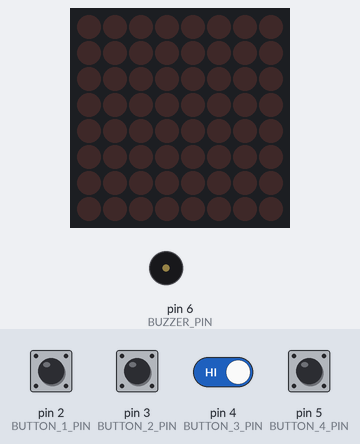
The sketch below on a simulated Arduino Uno, built with avr-gcc and run on an emulated ATmega328P. Parts: 8×8 LED matrix, buzzer (waves = sounding). Inputs (shaded band) come from the test bench; at power-on: pin 2 (BUTTON_1_PIN), pin 3 (BUTTON_2_PIN), pin 4 (BUTTON_3_PIN), pin 5 (BUTTON_4_PIN) HIGH. Random numbers use the default seed unless the sketch sets one.

Above: at 1.2 s.
1.3 s: pin 2 (BUTTON_1_PIN) pulled LOW for 0.15 s
At 2.5 s:
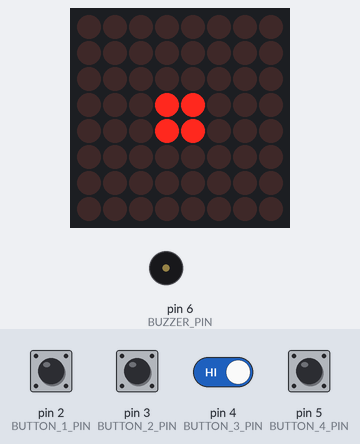
3.7 s: pin 5 (BUTTON_4_PIN) pulled LOW for 1 s
At 6.9 s:
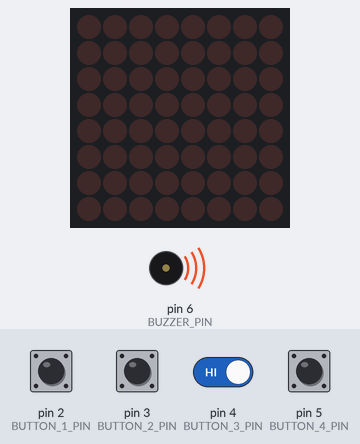
7.7 s: pin 4 (BUTTON_3_PIN) driven LOW and pin 5 (BUTTON_4_PIN) driven LOW
At 9.9 s:
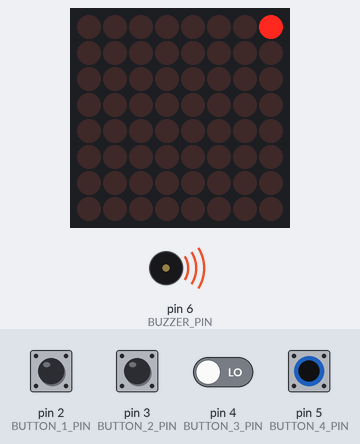
10.7 s: pin 4 (BUTTON_3_PIN) driven HIGH
13.7 s: pin 2 (BUTTON_1_PIN) pulled LOW for 0.15 s
16.3 s: pin 4 (BUTTON_3_PIN) driven LOW
At 16.7 s:
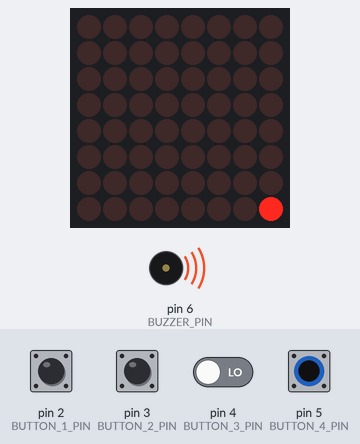
Timing chart, 0 to 20.3 s (numbered marks = the images above; inputs shaded):
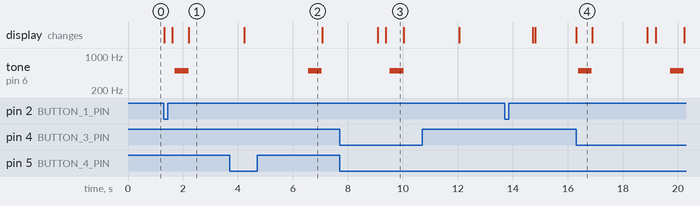

The sketch:

finale.ino
```cpp
// Вот простая программа-игра на Arduino Uno/Arduino Nano с использованием ресурсов, указанных вами:
// Что потребуется:

//     Матрица LED-дисплея размером 8x8 пикселей (LedControl библиотека)
//     Четыре тактильные кнопки (подключенные к цифровым портам Arduino)
//     Динамик-зуммер (для звуков победы/поражения).

// Пример подключения компонентов:

//     Матрица: соединяется через MAX7219 чип (например, модулем MAX72XX)
//     Кнопки (четыре): подключены к следующим выводам Arduino:
//         Кнопка №1 → D2
//         Кнопка №2 → D3
//         Кнопка №3 → D4
//         Кнопка №4 → D5
//     Динамик-зуммер: Подключён к выводу D6 Arduino.

// Библиотеки:

// Перед началом убедитесь, что установили библиотеку LedControl (можно скачать здесь: https://playground.arduino.cc/Main/LedControl/)

#include <LedControl.h> // подключение библиотеки управления матрицей

// Создаем объект LedControl для матрицы
const int dataPin = 12;     // Данные для драйвера MAX7219
const int clkPin = 11;      // Тактовый сигнал
const int csPin = 10;       // Выбор микросхемы
LedControl lc = LedControl(dataPin, clkPin, csPin, 1); // инициализация одного устройства

// Назначаем номера кнопок
#define BUTTON_1_PIN 2
#define BUTTON_2_PIN 3
#define BUTTON_3_PIN 4
#define BUTTON_4_PIN 5

// Определение выводов динамика
#define BUZZER_PIN 6

// Начальные координаты игрока и динозавра
byte playerX = 0, playerY = 0;
byte dinosaurX = 7, dinosaurY = 7;

// Текущие состояния игры
enum GameState {
  WAITING,
  PLAYING,
  GAME_OVER_WIN,
  GAME_OVER_LOSE
};
GameState currentState = WAITING;

void setup() {
  Serial.begin(9600);

  // Инициализируем дисплей
  for(int i=0;i<8;i++) {
    lc.shutdown(i,false);   // выключение режима энергосбережения
    lc.setIntensity(i,8);   // яркость (от 0 до 15)
    lc.clearDisplay(i);     // очищаем экран
  }

  pinMode(BUTTON_1_PIN, INPUT_PULLUP);
  pinMode(BUTTON_2_PIN, INPUT_PULLUP);
  pinMode(BUTTON_3_PIN, INPUT_PULLUP);
  pinMode(BUTTON_4_PIN, INPUT_PULLUP);
}

void loop() {
  switch(currentState){
    case WAITING:
      waiting();
      break;

    case PLAYING:
      playing();
      break;

    case GAME_OVER_WIN:
      gameOverWin();
      break;

    case GAME_OVER_LOSE:
      gameOverLose();
      break;
  }
}

void waiting(){
  if(digitalRead(BUTTON_1_PIN)==LOW || digitalRead(BUTTON_2_PIN)==LOW ||
     digitalRead(BUTTON_3_PIN)==LOW || digitalRead(BUTTON_4_PIN)==LOW ){
    currentState = PLAYING;
  }
}

void playing(){
  checkButtons(); // проверяем нажатие кнопок
  moveDinosaur(); // двигаем динозавра
  drawScreen();   // рисуем экран

  if(playerX==dinosaurX && playerY==dinosaurY){ // проверка столкновения
    currentState=GAME_OVER_LOSE;
  }

  if(dinosaurX<=0 || dinosaurY<=0){ // победа, если динозавр покинул поле
    currentState=GAME_OVER_WIN;
  }
}

void gameOverWin(){
  tone(BUZZER_PIN, 500, 500); // звук победы
  delay(500);
  clearMatrix();
  setPixel(3,3,true); // отмечаем победу звездочкой
  setPixel(4,3,true);
  setPixel(3,4,true);
  setPixel(4,4,true);
  delay(2000);
  resetGame();
}

void gameOverLose(){
  tone(BUZZER_PIN, 200, 500); // проигрышный звук
  delay(500);
  clearMatrix();
  setPixel(3,3,true); // крестик поражения
  setPixel(4,3,true);
  setPixel(3,4,true);
  setPixel(4,4,true);
  delay(2000);
  resetGame();
}

void checkButtons(){
  if(digitalRead(BUTTON_1_PIN)==LOW){
    playerX++;
    if(playerX>=8)playerX=7;
  }
  else if(digitalRead(BUTTON_2_PIN)==LOW){
    playerX--;
    if(playerX<0)playerX=0;
  }
  else if(digitalRead(BUTTON_3_PIN)==LOW){
    playerY++;
    if(playerY>=8)playerY=7;
  }
  else if(digitalRead(BUTTON_4_PIN)==LOW){
    playerY--;
    if(playerY<0)playerY=0;
  }
}

void moveDinosaur(){ // движение динозавра случайное
  randomSeed(millis());
  byte dir = random(4);
  if(dir==0)dinosaurX++;if(dinosaurX>=8)dinosaurX=7;
  if(dir==1)dinosaurX--;if(dinosaurX<0)dinosaurX=0;
  if(dir==2)dinosaurY++;if(dinosaurY>=8)dinosaurY=7;
  if(dir==3)dinosaurY--;if(dinosaurY<0)dinosaurY=0;
}

void drawScreen(){
  clearMatrix();
  setPixel(playerX, playerY, true); // игрок отображается зеленым
  setPixel(dinosaurX, dinosaurY, false); // динозавр отображается красным
}

void clearMatrix(){
  for(byte x=0;x<8;x++){
    for(byte y=0;y<8;y++){
      lc.setLed(0,x,y,false);
    }
  }
}

void setPixel(byte x, byte y, bool state){
  lc.setLed(0,x,y,state);
}

void resetGame(){
  playerX = 0;
  playerY = 0;
  dinosaurX = 7;
  dinosaurY = 7;
  currentState = WAITING;
}

// Объяснение работы программы:

//     Игровое пространство: Игрок представлен точкой в левом верхнем углу экрана (координата [0,0]), а динозавр начинается в правом нижнем углу ([7,7]).
//     Управление игроком: Используя четыре кнопки, игрок перемещается по игровому полю (движение вверх-вниз, вправо-влево). Если кнопка нажата, координаты игрока обновляются соответственно.
//     Ходы динозавра: После каждого хода игрока динозавр делает случайный ход в одну из четырех сторон (случайная смена координат).
//     Условия окончания игры:
//         Если игрок сталкивается с динозавром, игра заканчивается поражением.
//         Если динозавр выходит за пределы поля, игра считается выигранной.
//     Звуковые эффекты: Когда игрок побеждает или терпит неудачу, воспроизводится соответствующий звуковой эффект через динамик.

// Программу можно легко расширить добавлением бонусов ("бомб"), препятствий и новых уровней сложности!
```

Measured:
- after the input at 1.3 s, tone on pin 6 (BUZZER_PIN): silent → 500 Hz after 0.41 s, → silent 0.50 s later; the display: first changes at once (image 1 shows a later state)
- after the input at 3.7 s, tone on pin 6 (BUZZER_PIN): silent → 500 Hz after 2.9 s, → silent 0.50 s later; the display: changes after 0.53 s (image 2)
- after the input at 7.7 s, tone on pin 6 (BUZZER_PIN): silent → 500 Hz after 1.8 s, → silent 0.50 s later; the display: first changes after 1.4 s (image 3 shows a later state)
- what the display in image 3 shows lasts 0.6 s, from 9.4 s to 10.0 s
- what the display in image 4 shows lasts 0.6 s, from 16.3 s to 16.9 s
